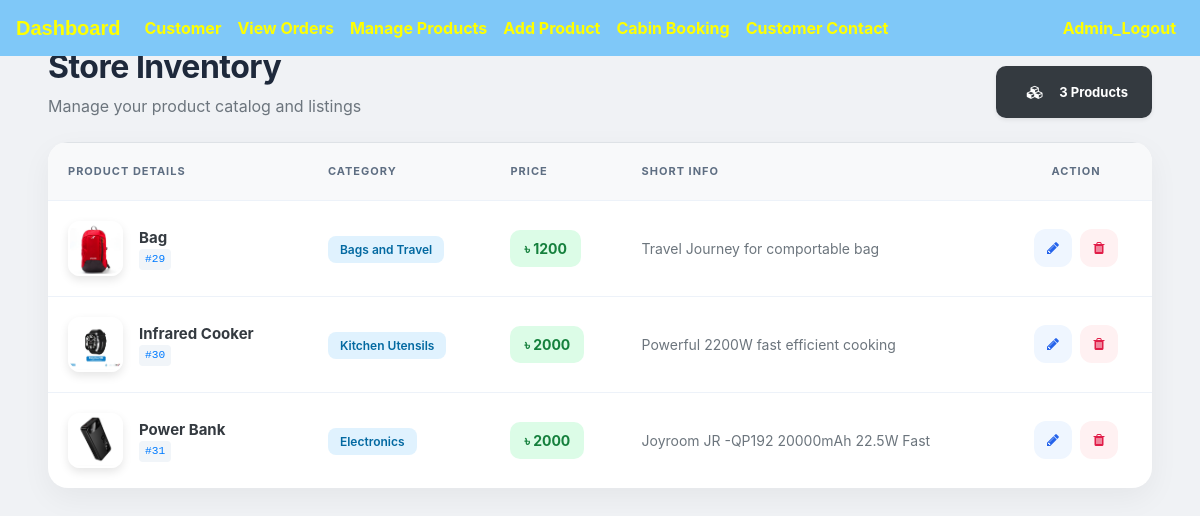
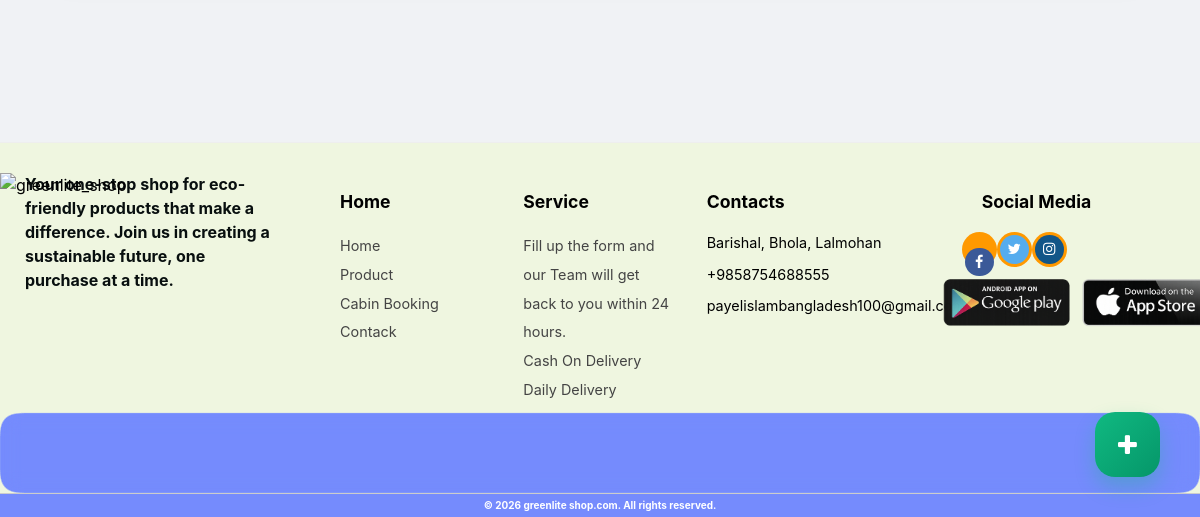
Page /admin-products (signed in) on the earlier database version (2 pictures, top to bottom).
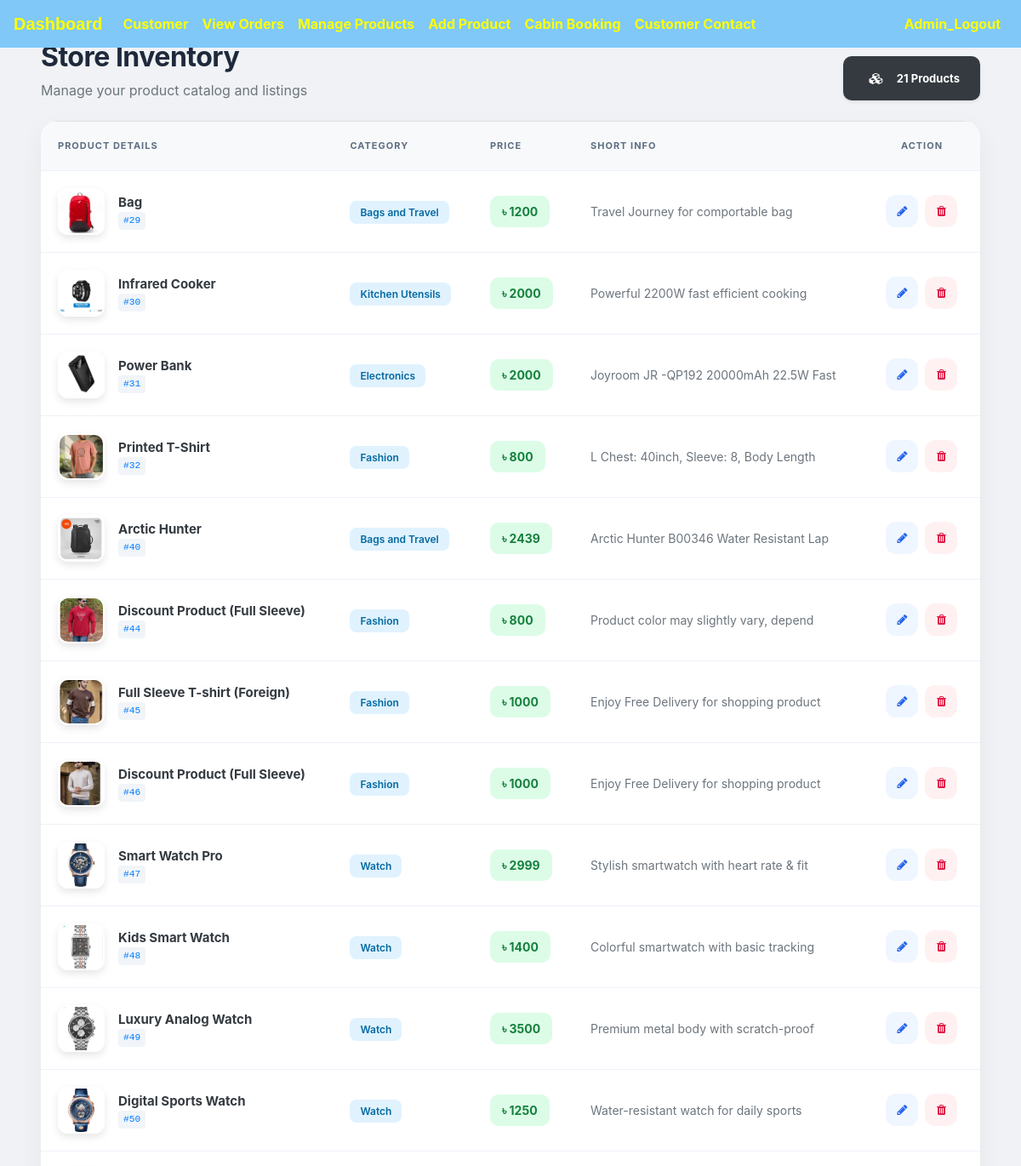
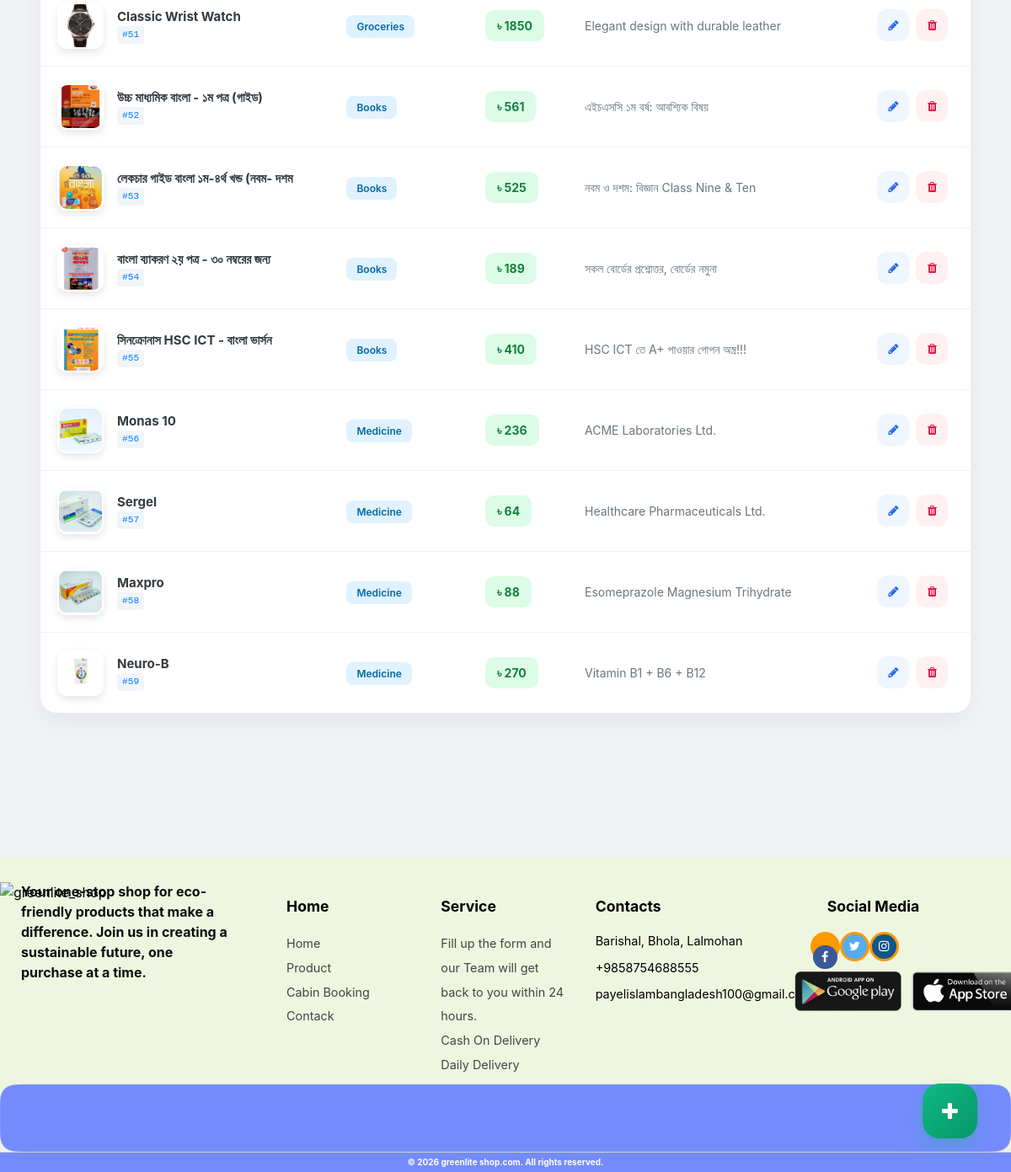
Same page on the later database version (2 pictures, top to bottom).
### ecom/models.py (models this page shows, shortened)
class Product(models.Model):
    CAT_CHOICES = (
        ('Fashion', 'Fashion'),
        ('Bags and Travel', 'Bags and Travel'),
        ('Medicine', 'Medicine'),
        ('Mobiles', 'Mobiles'),
        ('Books', 'Books'),
        ('Food', 'Food'),
        ('Watch','Watch'),
        ('Groceries','Groceries'),
        ('Furniture & Décor','Furniture & Décor'),
        ('Woman Dress','Woman Dress'),
        ('Kitchen Utensils','Kitchen Utensils'),
        ('Electronics','Electronics'),
        ('Tour','Tour'),
    )
    name = models.CharField(max_length=40)
    product_image = models.ImageField(upload_to='product_image/', null=True, blank=True)
    price = models.PositiveIntegerField()
    description = models.CharField(max_length=40)
    category = models.CharField(max_length=50, choices=CAT_CHOICES, default='Fashion')

### ecom/views.py (the view)
# urls.py: path('admin-products', views.admin_products_view,name='admin-products'),
@login_required(login_url='adminlogin')
def admin_products_view(request):
    products=models.Product.objects.all()
    return render(request,'ecom/admin_products.html',{'products':products})

### templates/ecom/admin_products.html (shortened to what the changed rows need)
{% extends 'ecom/admin_base.html' %}
{% load static %}
{% block content %}
<div class="container-fluid px-lg-5">
    <div class="row mt-5">
        <div class="col-12">
            <div class="d-flex justify-content-between align-items-end mb-4 inventory-header">
                <div>
                    <h2 class="font-weight-bold">Store Inventory</h2>
                </div>
                <div class="text-right">
                    <span class="badge badge-pill badge-dark py-2 px-4 shadow-sm" style="font-size: 13px; border-radius: 10px;">
                        <i class="fa fa-cubes mr-2"></i> {{ products.count }} Products
                    </span>
                </div>
            </div>
            <div class="inventory-card">
                <div class="table-responsive">
                    <table class="table table-hover">
                        <thead>
                            <tr>
                                <th>Product Details</th>
                                <th>Category</th>
                                <th>Price</th>
                                <th>Short Info</th>
                                <th class="text-center">Action</th>
                            </tr>
                        </thead>
                        <tbody>
                            {% for p in products %}
                            <tr>
                                <td>
                                    <div class="d-flex align-items-center">
                                        {% if p.product_image %}
                                            <img src="{{ p.product_image.url }}" class="product-img-table mr-3" alt="{{ p.name }}">
                                        {% else %}
                                            <div class="product-img-table mr-3 d-flex align-items-center justify-content-center bg-light text-muted" style="border: 2px dashed #cbd5e1;">
                                                <i class="fa fa-image"></i>
                                            </div>
                                        {% endif %}
                                        <div class="d-flex flex-column">
                                            <span class="font-weight-bold text-dark" style="font-size: 15px;">{{ p.name }}</span>
                                            <code class="small text-primary" style="background: #f1f5f9; padding: 2px 6px; border-radius: 4px; width: fit-content;">#{{ p.id }}</code>
                                        </div>
                                    </div>
                                </td>
                                <td><span class="badge-soft-info">{{ p.category }}</span></td>
                                <td><span class="badge-price">৳ {{ p.price }}</span></td>
                                <td>
                                    <span class="text-muted" title="{{ p.description }}">
                                        {{ p.description|truncatewords:8 }}
                                    </span>
                                </td>
                                <td class="text-center">
                                    <div class="d-flex justify-content-center">
                                        <a href="{% url 'update-product' p.id %}" class="btn-action btn-edit" title="Edit Product">
                                            <i class="fa fa-pencil"></i>
                                        </a>
                                        <a href="{% url 'delete-product' p.id %}" class="btn-action btn-delete" title="Delete Product">
                                            <i class="fa fa-trash"></i>
                                        </a>
                                    </div>
                                </td>
                            </tr>
                            {% endfor %}
                        </tbody>
                    </table>
                </div>
            </div>
        </div>
    </div>
</div>
{% endblock content %}

Differences in the rows shown:
added Product: product_image (picture), name "Printed T-Shirt", id "32", category "Fashion", price "800", description "L Chest: 40inch, Sleeve: 8, Body Length"
added Product: product_image (picture), name "Arctic Hunter", id "40", category "Bags and Travel", price "2439", description "Arctic Hunter B00346 Water Resistant Lap"
added Product: product_image (picture), name "Discount Product (Full Sleeve)", id "44", category "Fashion", price "800", description "Product color may slightly vary, depend"
added Product: product_image (picture), name "Full Sleeve T-shirt (Foreign)", id "45", category "Fashion", price "1000", description "Enjoy Free Delivery for shopping product"
added Product: product_image (picture), name "Discount Product (Full Sleeve)", id "46", category "Fashion", price "1000", description "Enjoy Free Delivery for shopping product"
added Product: product_image (picture), name "Smart Watch Pro", id "47", category "Watch", price "2999", description "Stylish smartwatch with heart rate & fit"
added Product: product_image (picture), name "Kids Smart Watch", id "48", category "Watch", price "1400", description "Colorful smartwatch with basic tracking"
added Product: product_image (picture), name "Luxury Analog Watch", id "49", category "Watch", price "3500", description "Premium metal body with scratch-proof"
added Product: product_image (picture), name "Digital Sports Watch", id "50", category "Watch", price "1250", description "Water-resistant watch for daily sports"
added Product: product_image (picture), name "Classic Wrist Watch", id "51", category "Groceries", price "1850", description "Elegant design with durable leather"
added Product: product_image (picture), name "উচ্চ মাধ্যমিক বাংলা - ১ম পত্র (গাইড)", id "52", category "Books", price "561", description "এইচএসসি ১ম বর্ষ: আবশ্যিক বিষয়"
added Product: product_image (picture), name "লেকচার গাইড বাংলা ১ম-৪র্থ খন্ড (নবম- দশম", id "53", category "Books", price "525", description "নবম ও দশম: বিজ্ঞান Class Nine & Ten"
added Product: product_image (picture), name "বাংলা ব্যাকরণ ২য় পত্র - ৩০ নম্বরের জন্য", id "54", category "Books", price "189", description "সকল বোর্ডের প্রশ্নোত্তর, বোর্ডের নমুনা"
added Product: product_image (picture), name "সিনক্রোনাস HSC ICT - বাংলা ভার্সন", id "55", category "Books", price "410", description "HSC ICT তে A+ পাওয়ার গোপন অস্ত্র!!!"
added Product: product_image (picture), name "Monas 10", id "56", category "Medicine", price "236", description "ACME Laboratories Ltd."
added Product: product_image (picture), name "Sergel", id "57", category "Medicine", price "64", description "Healthcare Pharmaceuticals Ltd."
added Product: product_image (picture), name "Maxpro", id "58", category "Medicine", price "88", description "Esomeprazole Magnesium Trihydrate"
added Product: product_image (picture), name "Neuro-B", id "59", category "Medicine", price "270", description "Vitamin B1 + B6 + B12"
Other differences:
{{ products.count }}: "3" → "21"
